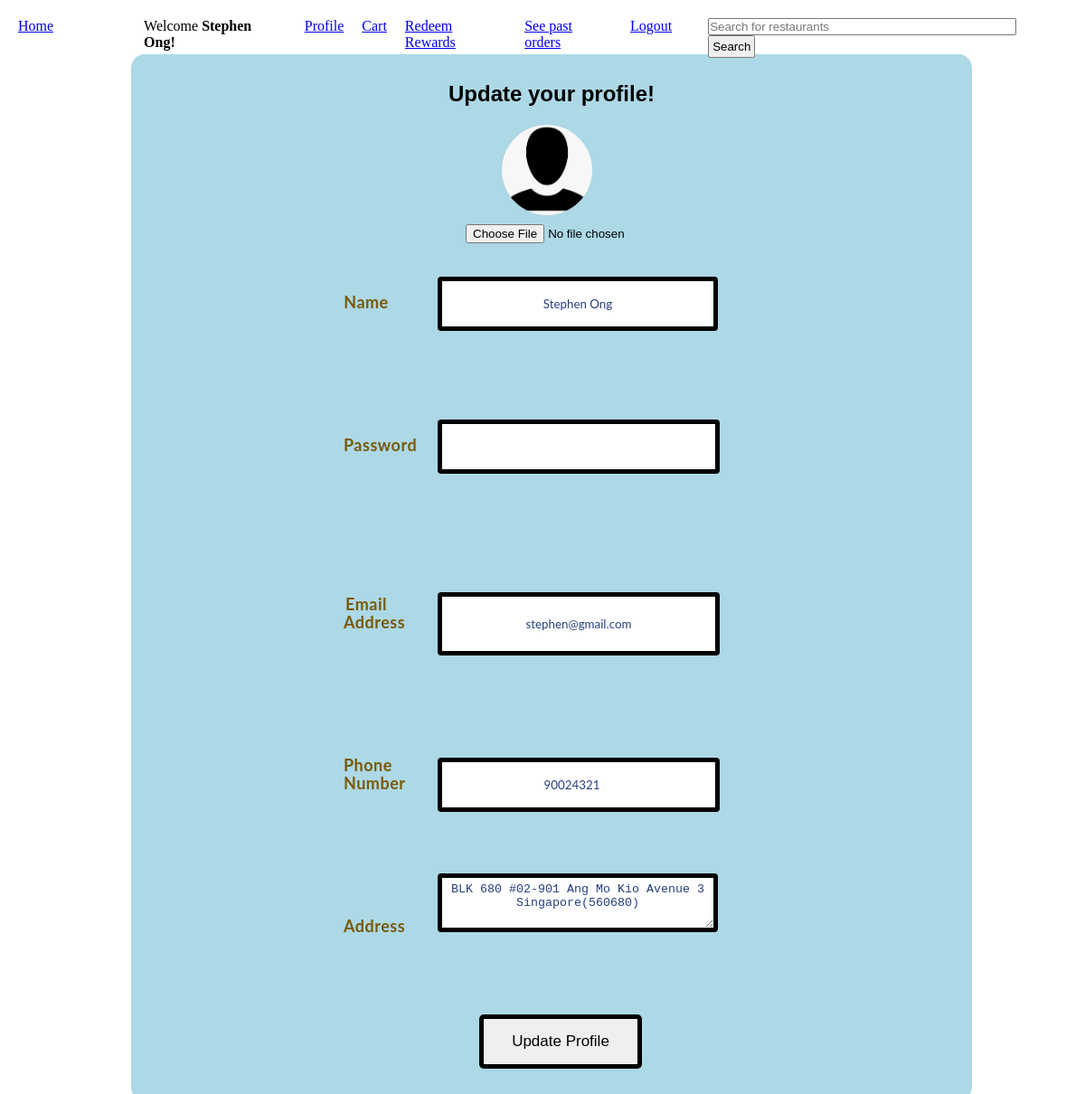
/views/customer/updateProfile.php (signed in), run on the app's committed database.
### tables this page shows
CREATE TABLE IF NOT EXISTS `customers` (
  `user_id` int(11) NOT NULL,
  `mobileNumber` int(11) NOT NULL,
  `address` text NOT NULL,
  `reward_points` int(11) DEFAULT '0',
  PRIMARY KEY (`user_id`)
);

CREATE TABLE IF NOT EXISTS `users` (
  `id` int(11) NOT NULL AUTO_INCREMENT,
  `name` varchar(128) NOT NULL,
  `email` varchar(128) NOT NULL,
  `password` varchar(256) NOT NULL,
  `role` varchar(20) NOT NULL,
  PRIMARY KEY (`id`)
);

### controllers/customerController.php (called while the page is built, shortened)
<?php
    require_once __DIR__."/../connection.php";
    function getCustomerRecord($id){
        global $conn;
        $query = mysqli_query($conn,"SELECT * from customers c inner join users u on c.user_id=u.id where user_id=$id");
        $result = mysqli_fetch_assoc($query);
        return $result;
    }
?>

### views/customer/updateProfile.php (the view, shortened to what this page needs)
<!DOCTYPE html>
<html lang="en">
<head>
    <link rel="stylesheet" href="/delivery/views/css/Register.css">
    <?php
    include '../header.php';
    include '../../controllers/customerController.php';
    ?>
</head>
<body>
    <section>
    <?php
        $user = $_SESSION["loggedInUser"];
        $customer = getCustomerRecord($user["id"]);
    ?>
    <form action="../../controllers/customerController.php?function=update"enctype="multipart/form-data" method="post" onsubmit="return validatePassword(event);">
    <div id="Contact">
               <div id="Zoom"><h2>Update your profile!</h2></div>
               <div id = "profilePicture">
                    <img id="viewImage" src="../../views/uploaded_images/profilepic.png" />
               </div>
               <input type="file" name="profilepic" id="profilepic">
               <div id="Customer">
               <div id="form-control">
                   <label>Name</label>
                   <input type="text" name="name" id="name" value="<?=$user["name"];?>" required><br>
               </div>
               <br>
               <div id="form-control">
                   <label>Password</label>
                   <input type="password" name="password" id="password" required><br><br>
               </div>
               <div id="form-control">
                   <label>Email Address</label>
                   <input type="email" name="email" id="email" value="<?=$user["email"];?>" required><br>
               </div>
               <br>
               <div id="form-control">
                   <label for="">Phone Number</label>
                   <input type="number" name="mobileNumber" id="mobileNumber" value="<?=$customer["mobileNumber"];?>" required><br>
               </div>
               <br>
               <div id="form-control">
                   <label>Address</label>
                   <textarea name="address" id="address" cols="20" rows="5" required><?=$customer["address"];?></textarea><br>
               </div>
               <div id="form-control" class="updateProfile">
               <a href="updateProfile.php"><button>Update Profile</button></a>
              </div>
              </div>
</div>
</section>
</body>
</html>

### views/css/Register.css (style rules this page uses)
#profilePicture { height: 100px; width: 100px; margin: 10px auto; border-radius: 55%; margin-left:200px; }
#profilePicture img { height: auto; width: 100px; height:100px; object-fit: cover; border-radius: 50%; margin-left:180px; }
input[type='file'] { margin-left:340px; }
button { border-radius: 0.3em; color: black; font-size: 17px; padding: 10px; width: 180px; height: 60px; margin-left:200px; border:5px solid black; }
#viewImage { width: 100%; height: auto; object-fit: contain; }
#Zoom h2 { font-family:Arial; text-align:center; }
#Customer textarea { padding-top:5px; text-align:center; }
#Customer input[type="email"] { color:#253F7D; text-align:center; height:50px; }
#Customer input[type="number"] { color:#253F7D; text-align:center; width:302px; height:50px; }
#Customer input { border-radius:4px; font-family:Lato; border:1px solid #dcdcdc; }
#Customer textarea { border-radius: 4px; width:302px; }
#Contact label { line-height:12px; margin:0 auto; letter-spacing:.5px; padding-bottom:28px; font-size:18px; color:#785A06; font-family:Lato; font-weight:bold; text-decoration:none; margin:50px; line-height:20px; }
#Contact { border-radius:15px; width:870px; margin:0 auto; background-color:lightblue; margin-bottom:50px; padding:30px; }
#form-control { text-align:center; display: inline-block; margin-left:150px; padding: 5px; }
#form-control label { width:50px; display:inline-block; }
.updateProfile { margin-left:100px; }
#Customer input[type=text],textarea { color:#253F7D; width:50px; height:50px; }
#Customer input[type=email] { color:#253F7D; width:302px; height:60px; }
#Customer input[type=password] { color:#253F7D; text-align:center; width:302px; height:50px; }
#Customer input[type="text"] { width:300px; text-align:center; }
#Customer textarea { width:300px; }
input#name { border:5px solid black; }
input#password { border:5px solid black; }
input#email { border:5px solid black; }
input#mobileNumber { border:5px solid black; }
textarea#address { border:5px solid black; }

### views/css/styles.css (style rules this page uses)
* { padding: 0; margin: 0; }
h1,h2,h3,h4 { margin-bottom: 20px; }
section { margin-left: 20px; }

### data on the page
customers: name "Stephen Ong", email "stephen@gmail.com", mobileNumber "90024321", address "BLK 680 #02-901 Ang Mo Kio Avenue 3 Singapore(560680)"

### other printed values
$name "Stephen Ong"
